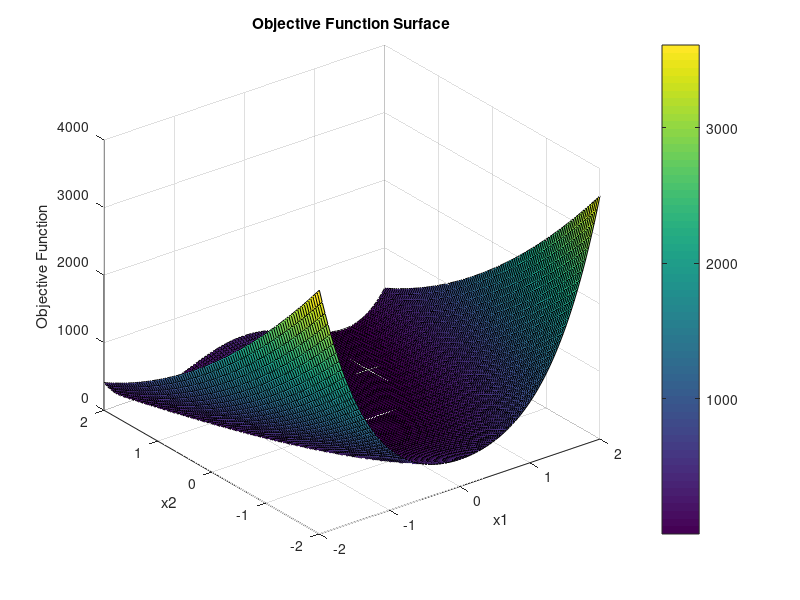

This figure's MATLAB source:
%  Define Object Function
ObjectiveFunction = @(x) 100*(x(2) - x(1)^2)^2 + (1 - x(1))^2;

% Defien the range of fucntion
x1 = linspace(-2, 2, 100);
x2 = linspace(-2, 2, 100);
[X1, X2] = meshgrid(x1, x2);

% compute the function value
Y = zeros(size(X1));
for i = 1:numel(X1)
    Y(i) = ObjectiveFunction([X1(i), X2(i)]);
end

% draw the graphic
figure;
surf(X1, X2, Y);
xlabel('x1');
ylabel('x2');
zlabel('Objective Function');
title('Objective Function Surface');
colorbar;

x0 = [0,0];

[x_min, fval_min] = fminsearch(ObjectiveFunction, x0);